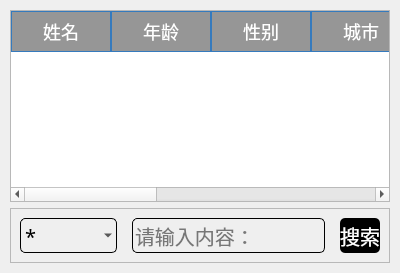
              <widget class="QWidget" name="page_11">
               <layout class="QVBoxLayout" name="verticalLayout_12">
                <property name="spacing">
                 <number>6</number>
                </property>
                <property name="leftMargin">
                 <number>10</number>
                </property>
                <property name="topMargin">
                 <number>10</number>
                </property>
                <property name="rightMargin">
                 <number>10</number>
                </property>
                <property name="bottomMargin">
                 <number>10</number>
                </property>
                <item>
                 <widget class="QTableWidget" name="tableWidget_stu_info">
                  <property name="sizePolicy">
                   <sizepolicy hsizetype="Expanding" vsizetype="Preferred">
                    <horstretch>0</horstretch>
                    <verstretch>8</verstretch>
                   </sizepolicy>
                  </property>
                  <property name="styleSheet">
                   <string notr="true">QHeaderView::section {
    background-color: rgb(150, 150, 150);    /* 背景填充颜色 (深蓝色) */
    color: white;                 /* 文字颜色 */
    padding: 4px;                 /* 文字内边距 */
    border: 1px solid #357ABD;    /* 列标题之间的边框 */
    font-size: 18px;              /* 字体大小 */
	font-family: &quot;华文新魏&quot;;
    
}</string>
                  </property>
                  <property name="editTriggers">
                   <set>QAbstractItemView::NoEditTriggers</set>
                  </property>
                  <attribute name="horizontalHeaderShowSortIndicator" stdset="0">
                   <bool>true</bool>
                  </attribute>
                  <attribute name="horizontalHeaderStretchLastSection">
                   <bool>true</bool>
                  </attribute>
                  <column>
                   <property name="text">
                    <string>姓名</string>
                   </property>
                  </column>
                  <column>
                   <property name="text">
                    <string>年龄</string>
                   </property>
                  </column>
                  <column>
                   <property name="text">
                    <string>性别</string>
                   </property>
                  </column>
                  <column>
                   <property name="text">
                    <string>城市</string>
                   </property>
                  </column>
                  <column>
                   <property name="text">
                    <string>邮箱</string>
                   </property>
                  </column>
                  <column>
                   <property name="text">
                    <string>学历</string>
                   </property>
                  </column>
                  <column>
                   <property name="text">
                    <string>出生日期</string>
                   </property>
                  </column>
                  <column>
                   <property name="text">
                    <string>电话</string>
                   </property>
                  </column>
                 </widget>
                </item>
                <item>
                 <widget class="QFrame" name="frame_20">
                  <property name="sizePolicy">
                   <sizepolicy hsizetype="Preferred" vsizetype="Expanding">
                    <horstretch>0</horstretch>
                    <verstretch>1</verstretch>
                   </sizepolicy>
                  </property>
                  <property name="styleSheet">
                   <string notr="true">QLineEdit{
	background-color:rgba(255, 255, 255,0);
	border:1px solid black;
	border-radius:5px;
}

QComboBox{
	background-color:rgba(255, 255, 255,0);
	border:1px solid black;
	border-radius:5px;
}
QPushButton{
	border:none;
	background-color:rgb(0, 0, 0);
	color:rgb(255, 255, 255);
	border-radius:5px;
}
QPushButton:pressed{
	padding-top: 3px;
	padding-left: 3px;
}</string>
                  </property>
                  <property name="frameShape">
                   <enum>QFrame::StyledPanel</enum>
                  </property>
                  <property name="frameShadow">
                   <enum>QFrame::Raised</enum>
                  </property>
                  <layout class="QHBoxLayout" name="horizontalLayout_12">
                   <property name="spacing">
                    <number>15</number>
                   </property>
                   <item>
                    <widget class="QComboBox" name="comboBox_search">
                     <property name="sizePolicy">
                      <sizepolicy hsizetype="Preferred" vsizetype="Expanding">
                       <horstretch>0</horstretch>
                       <verstretch>1</verstretch>
                      </sizepolicy>
                     </property>
                     <property name="maximumSize">
                      <size>
                       <width>16777215</width>
                       <height>35</height>
                      </size>
                     </property>
                     <property name="font">
                      <font>
                       <family>华文新魏</family>
                       <pointsize>15</pointsize>
                      </font>
                     </property>
                     <item>
                      <property name="text">
                       <string>*</string>
                      </property>
                     </item>
                     <item>
                      <property name="text">
                       <string>年龄</string>
                      </property>
                     </item>
                     <item>
                      <property name="text">
                       <string>性别</string>
                      </property>
                     </item>
                     <item>
                      <property name="text">
                       <string>城市</string>
                      </property>
                     </item>
                     <item>
                      <property name="text">
                       <string>邮箱</string>
                      </property>
                     </item>
                     <item>
                      <property name="text">
                       <string>学历</string>
                      </property>
                     </item>
                     <item>
                      <property name="text">
                       <string>出生日期</string>
                      </property>
                     </item>
                     <item>
                      <property name="text">
                       <string>电话</string>
                      </property>
                     </item>
                    </widget>
                   </item>
                   <item>
                    <widget class="QLineEdit" name="lineEdit_search">
                     <property name="sizePolicy">
                      <sizepolicy hsizetype="Expanding" vsizetype="Preferred">
                       <horstretch>8</horstretch>
                       <verstretch>0</verstretch>
                      </sizepolicy>
                     </property>
                     <property name="minimumSize">
                      <size>
                       <width>0</width>
                       <height>35</height>
                      </size>
                     </property>
                     <property name="maximumSize">
                      <size>
                       <width>16777215</width>
                       <height>35</height>
                      </size>
                     </property>
                     <property name="font">
                      <font>
                       <family>华文新魏</family>
                       <pointsize>15</pointsize>
                      </font>
                     </property>
                     <property name="placeholderText">
                      <string>请输入内容：</string>
                     </property>
                    </widget>
                   </item>
                   <item>
                    <widget class="QPushButton" name="pushButton_search">
                     <property name="sizePolicy">
                      <sizepolicy hsizetype="Minimum" vsizetype="Preferred">
                       <horstretch>1</horstretch>
                       <verstretch>0</verstretch>
                      </sizepolicy>
                     </property>
                     <property name="minimumSize">
                      <size>
                       <width>0</width>
                       <height>35</height>
                      </size>
                     </property>
                     <property name="maximumSize">
                      <size>
                       <width>16777215</width>
                       <height>35</height>
                      </size>
                     </property>
                     <property name="font">
                      <font>
                       <family>华文新魏</family>
                       <pointsize>15</pointsize>
                      </font>
                     </property>
                     <property name="text">
                      <string>搜索</string>
                     </property>
                    </widget>
                   </item>
                  </layout>
                 </widget>
                </item>
               </layout>
              </widget>
